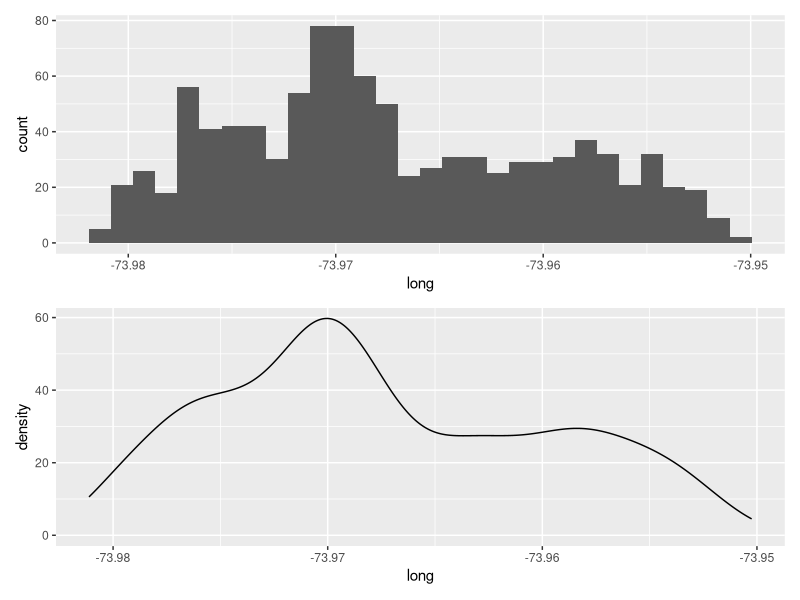

This chart was generated by the following R code: (Note: this script raises an error after producing the figure.)
library(tidyverse)
library(ggplot2)
library(patchwork)

squirrel_subset <- read.csv('squirrels_subset.csv')

squirrel_scatter <- squirrel_subset %>%  
  ggplot() + 
  aes(x = long, y = lat) + 
  geom_point()

squirrel_long_histogram <- squirrel_subset %>%  
  ggplot() + 
  aes(x = long) + 
  geom_histogram()

squirrel_long_density <- squirrel_subset %>%  
  ggplot() + 
  aes(x = long) + 
  geom_density()

squirrel_long_histogram / squirrel_long_density

geom_
